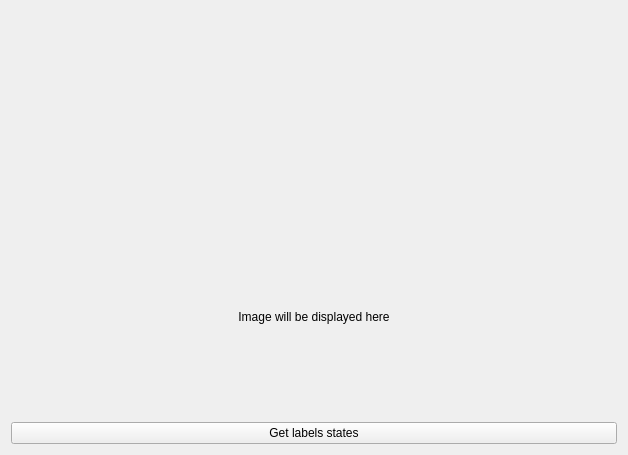
<?xml version="1.0" encoding="UTF-8"?>
<ui version="4.0">
 <class>Widget</class>
 <widget class="QWidget" name="Widget">
  <property name="geometry">
   <rect>
    <x>0</x>
    <y>0</y>
    <width>628</width>
    <height>455</height>
   </rect>
  </property>
  <property name="windowTitle">
   <string>Widget</string>
  </property>
  <layout class="QVBoxLayout" name="verticalLayout">
   <item>
    <widget class="Graphic_control_panel" name="widget" native="true"/>
   </item>
   <item>
    <widget class="QLabel" name="label">
     <property name="text">
      <string>Image will be displayed here</string>
     </property>
     <property name="alignment">
      <set>Qt::AlignCenter</set>
     </property>
    </widget>
   </item>
   <item>
    <widget class="QPushButton" name="pushButton">
     <property name="text">
      <string>Get labels states</string>
     </property>
    </widget>
   </item>
  </layout>
 </widget>
 <layoutdefault spacing="6" margin="11"/>
 <customwidgets>
  <customwidget>
   <class>Graphic_control_panel</class>
   <extends>QWidget</extends>
   <header>../graphic_control_panel/graphic_control_panel.h</header>
   <container>1</container>
  </customwidget>
 </customwidgets>
 <resources/>
 <connections/>
</ui>
